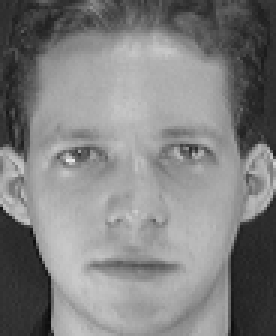
#> input picture ps5_python_Goyal_Aragya/input/train/s01_01.pgm, 92 x 112 px (shown 3 times larger); its folder holds only this picture in this run
$ jupyter execute --allow-errors ps5_python_Goyal_Aragya.ipynb
#> lines starting #> are read from the running program, lines starting #| are printed output that depends on the picture
# Homework 5: PCA and Eigenfaces for Face Recognition
**Name:** Aragya Goyal | **Student ID:** 4541458 | **D value:** 58

[cell 1]
# Import Packages
import os
import random
import shutil
import matplotlib.pyplot as plt
import numpy as np
from scipy.sparse.linalg import eigsh
from sklearn.neighbors import KNeighborsClassifier
import time
from sklearn.svm import SVC


# Define Globals
D = 58
NUM_SUBJECTS = 40
NUM_SAMPLES_PER_SUBJECT = 10

### Question 1: Data Preparation
#### Part A: Download and Split the Dataset

[cell 2]
# Define Directories
all_dir = "./input/all/"
train_dir = "./input/train/"
test_dir = "./input/test/"
os.makedirs(train_dir, exist_ok=True)
os.makedirs(test_dir, exist_ok=True)

# Calculate number of training examples
num_train = 7 + (D % 3)

# Set random seed for reproducibility
random.seed(D)

# Split the data into training and testing sets randomly per subject
for subject in range(1, NUM_SUBJECTS + 1):
    # Define subject directory
    subject_dir = os.path.join(all_dir, f"s{subject}")

    # Create random image indices for training and testing
    all_images = list(range(1, NUM_SAMPLES_PER_SUBJECT + 1))
    random.shuffle(all_images)

    # Select training and testing images
    training_images = all_images[:num_train]
    testing_images = all_images[num_train:]

    for index in training_images:
        src_path = os.path.join(subject_dir, f"{index}.pgm")
        dst = os.path.join(train_dir, f"s{subject:02d}_{index:02d}.pgm")
        shutil.copy(src_path, dst)
    for index in testing_images:
        src_path = os.path.join(subject_dir, f"{index}.pgm")
        dst = os.path.join(test_dir, f"s{subject:02d}_{index:02d}.pgm")
        shutil.copy(src_path, dst)

# Print the number of training and testing examples
print(f"Number of training examples: {len(os.listdir(train_dir))}")
print(f"Number of testing examples: {len(os.listdir(test_dir))}")
NUM_TRAIN = len(os.listdir(train_dir))
NUM_TEST = len(os.listdir(test_dir))

**Text Response:**
1. The number of images in the training set are 320 and the number of images in the testing set is 80. The split was reproducible when I ran the script twice.

#### Part B: Visualize Training Samples

[cell 3]
# Set new random seed
random.seed(D+1)

training_files = os.listdir(train_dir)
#> (the rest of this cell did not finish here and is left out)

**Text Response:**
1. The subject IDs are correct when compared to the ground truth images. I was able to use the .split function which allowed me to split the filename into the subject id and the index of the image. Since the filename also had teh character "s" before the subject id, I was able to slice this out and then convert the remaining value to an integer.

#### Part C: Build and Visualize the Data Matrix T

[cell 4]
# Go through the training directory and reshape each image into a 1D vector
T = np.zeros((10304, NUM_TRAIN))

for i, filename in enumerate(os.listdir(train_dir)):
    # Open image
    file_path = os.path.join(train_dir, filename)
    img = plt.imread(file_path)
#> img is the input picture: shape (112, 92); min 11, max 234, mean 128.3

    # Reshape image into a 1D vector and store in T
    T[:, i] = img.flatten(order='F')

# Print the shape of T
print(f"Shape of T: {T.shape}")

# Display Zoomed in versions
fig, axes = plt.subplots(1, 3, figsize=(15, 5))

# Full T
axes[0].imshow(T, cmap='gray', aspect='auto')
axes[0].set_title('Full Matrix T')
axes[0].set_xlabel('Training Images')
axes[0].set_ylabel('Pixels')

# Zoomed region 1: top-left
axes[1].imshow(T[:500, :20], cmap='gray', aspect='auto')
axes[1].set_title('Zoomed: Top-Left (0:500, 0:20)')

# Zoomed region 2: middle
axes[2].imshow(T[4000:5000, :20], cmap='gray', aspect='auto')
axes[2].set_title('Zoomed: Middle (4000:5000, 0:20)')

plt.tight_layout()
plt.show()
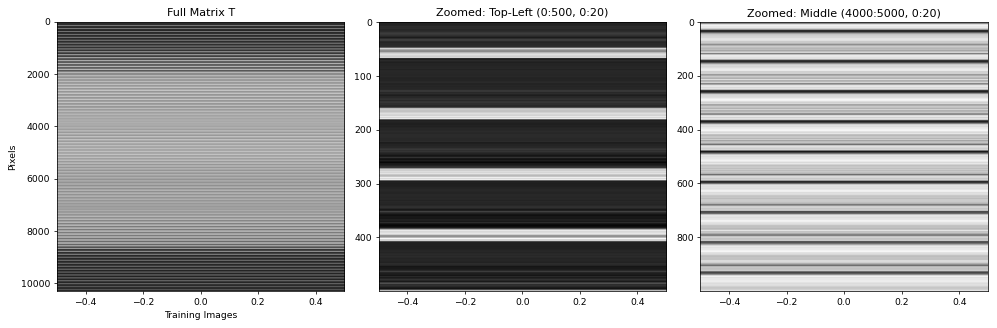
#> figure drawn by matplotlib, 3 panels

**Hand-drawn Diagram:**

**Text Response:**
1. Each row of T represents location of pixel across all training images. Each column represents one face flattened into a single vector. T looks unusual as an image because it is not a photo but rather a matrix of data. Since each column is a picture of a face stretched into long strip of pixels, patterns emerge across neighboring pixels that have simiular brightness values.

### Question 2: PCA Analysis
#### Part A: Mean Face
**Text Response:**
1. If the training images are all from the same person, I would expect m to look like a semi-blurred version of that person's face. However, if m is calculated from pictures of 40 different people, I would expect m to look like a very blurry face that is unrecognizable as any specific person.

[cell 5]
# Compute the mean face
m = np.mean(T, axis=1, keepdims=True)

# Display the face as a 112x92 image
plt.figure()
plt.imshow(m.reshape(112, 92, order='F'), cmap='gray')
plt.title("Mean Face")
plt.axis('off')
plt.show()
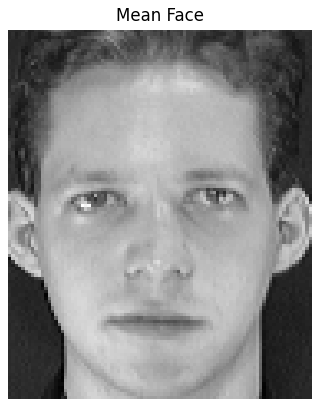
#> figure drawn by matplotlib, 1 panel

$ run again, on ps5_python_Goyal_Aragya/input/train/s14_02.pgm
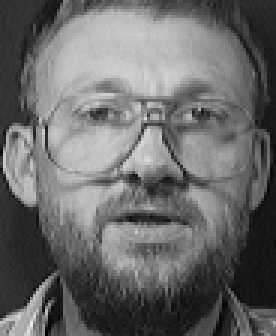
#> input picture ps5_python_Goyal_Aragya/input/train/s14_02.pgm, 92 x 112 px (shown 3 times larger)
#> img is the input picture: shape (112, 92); min 0, max 229, mean 106
#> `plt.show()`:
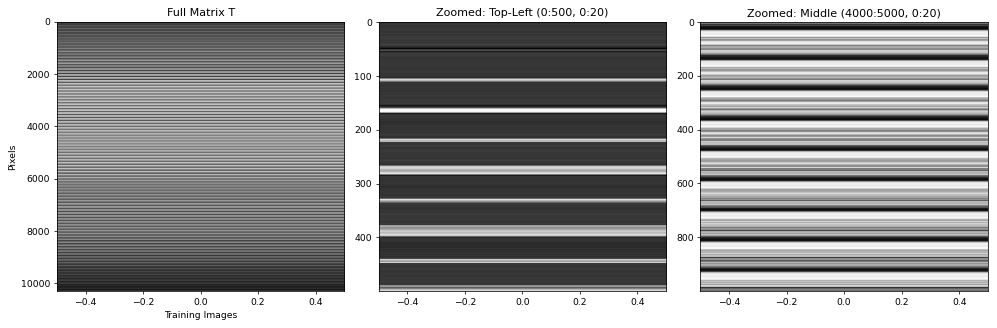
#> figure drawn by matplotlib, 3 panels
#> `plt.show()`:
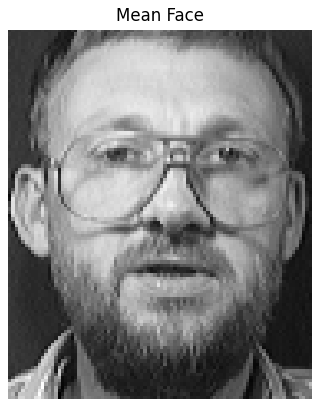
#> figure drawn by matplotlib, 1 panel

$ run again, on ps5_python_Goyal_Aragya/input/train/s15_09.pgm
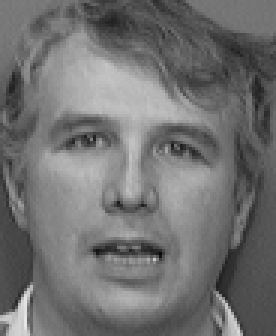
#> input picture ps5_python_Goyal_Aragya/input/train/s15_09.pgm, 92 x 112 px (shown 3 times larger)
#> img is the input picture: shape (112, 92); min 10, max 230, mean 113.4
#> `plt.show()`:
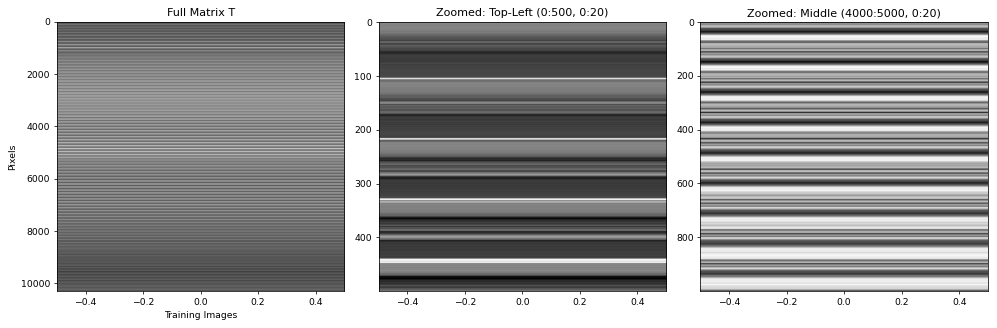
#> figure drawn by matplotlib, 3 panels
#> `plt.show()`:
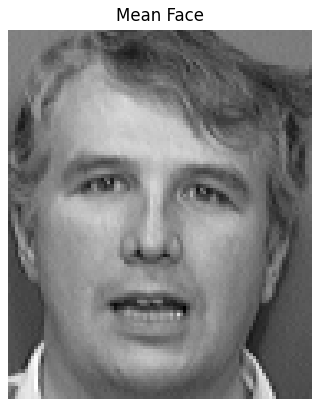
#> figure drawn by matplotlib, 1 panel

$ run again, on ps5_python_Goyal_Aragya/input/train/s16_07.pgm
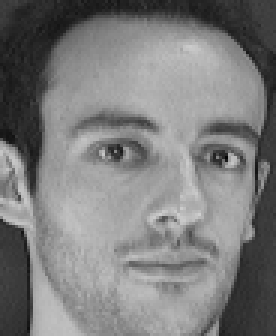
#> input picture ps5_python_Goyal_Aragya/input/train/s16_07.pgm, 92 x 112 px (shown 3 times larger)
#> img is the input picture: shape (112, 92); min 4, max 207, mean 124.5
#> `plt.show()`:
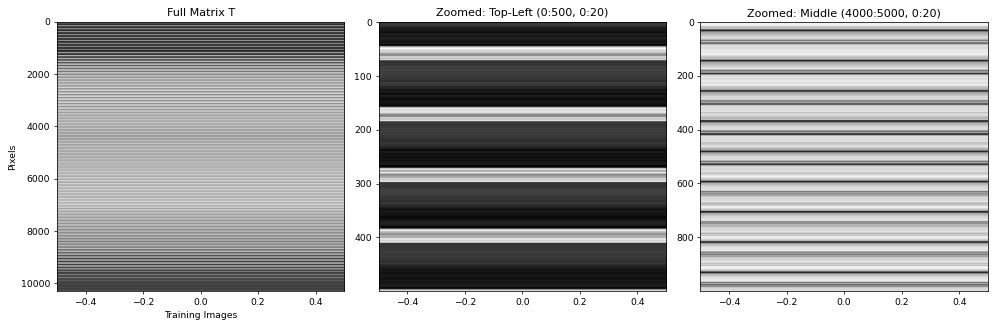
#> figure drawn by matplotlib, 3 panels
#> `plt.show()`:
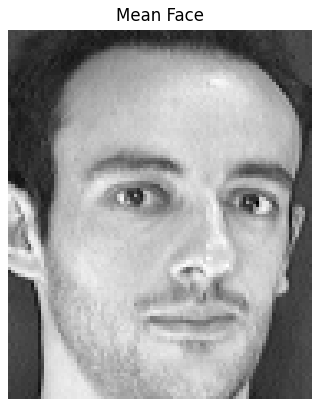
#> figure drawn by matplotlib, 1 panel

$ run again, on ps5_python_Goyal_Aragya/input/train/s01_09.pgm
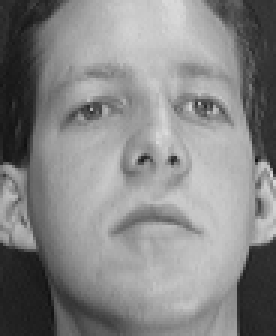
#> input picture ps5_python_Goyal_Aragya/input/train/s01_09.pgm, 92 x 112 px (shown 3 times larger)
#> img is the input picture: shape (112, 92); min 15, max 219, mean 134.2
#> `plt.show()`:
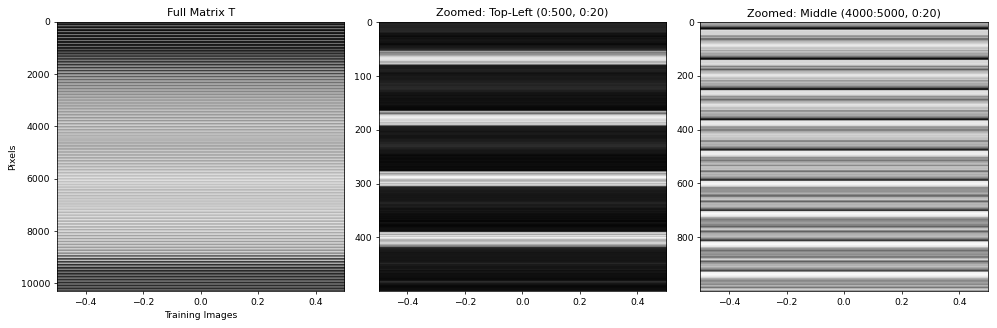
#> figure drawn by matplotlib, 3 panels
#> `plt.show()`:
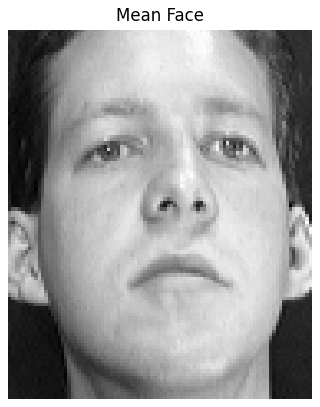
#> figure drawn by matplotlib, 1 panel
